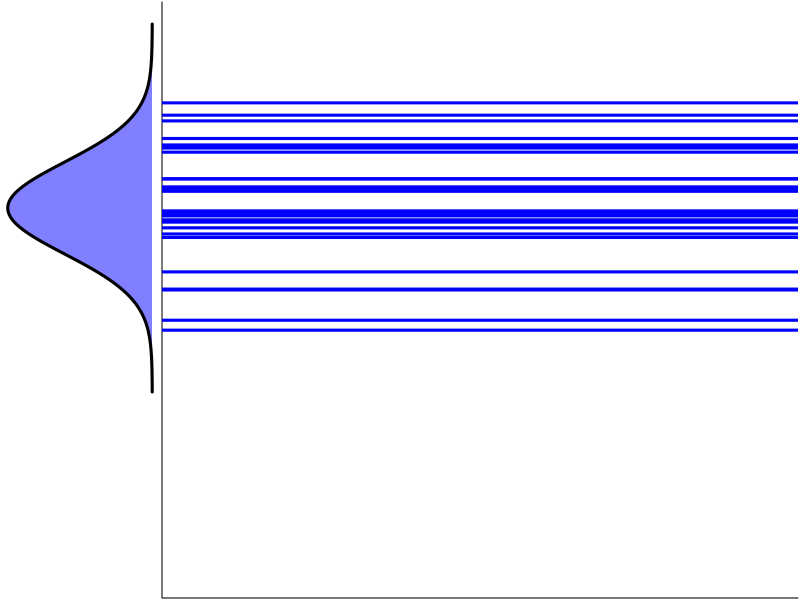
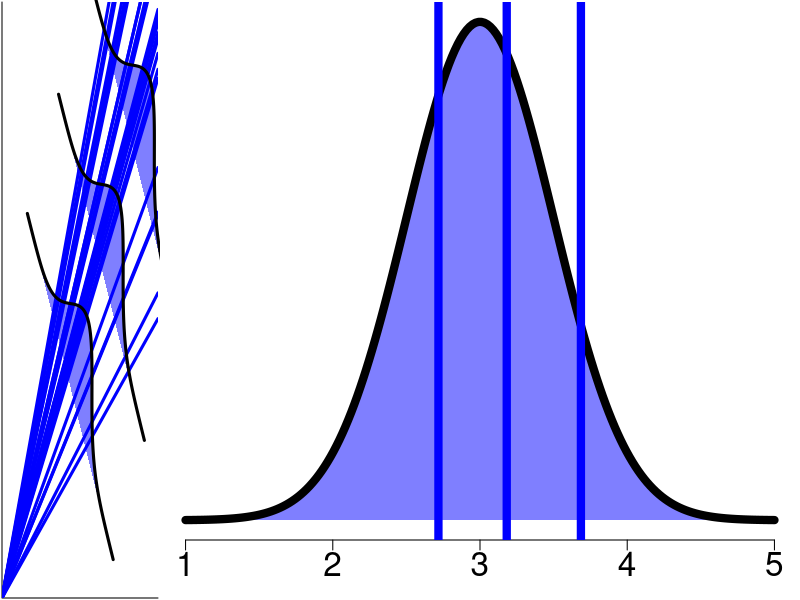
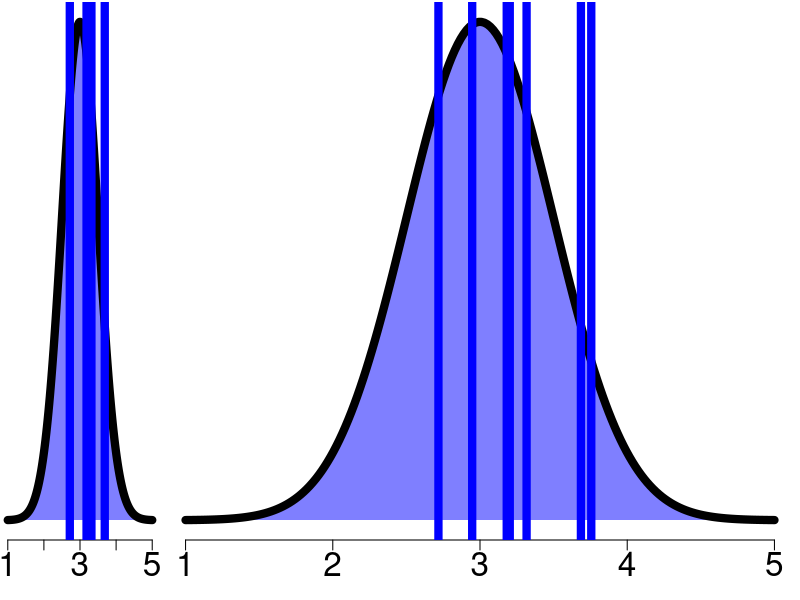
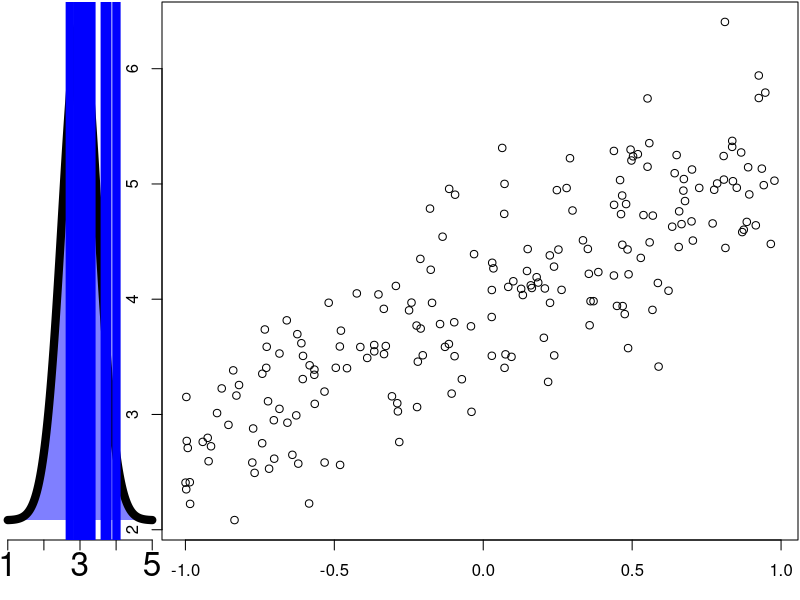
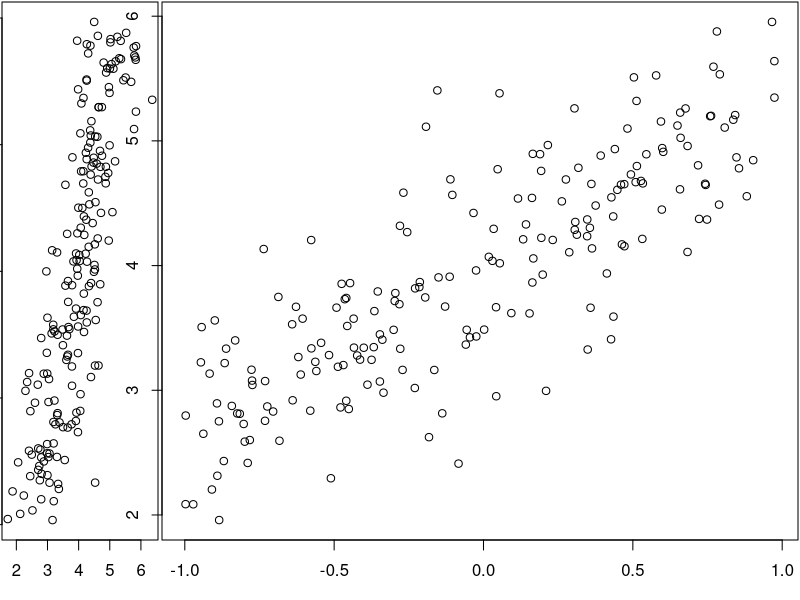

Source code (R) for these figures, in order:
## ---- chunk 1
zones=matrix(c(1,2), ncol=2, byrow=TRUE)
layout(zones, widths=c(1/5,4/5), heights=c(1/5,4/5))

val <- seq(-1, 3, length = 200)
marginal <- dnorm(val, mean = 1, sd = 0.5)

par(mar = c(0.1, 0.1, 0.1, 0.1))
plot(-marginal,val,
     type = "n",
     ylim = c(-3,3),
     axes = FALSE,
     xlab = "",
     ylab = "") 

polygon(x = c(-marginal,-marginal[1]),
        y = c(val, val[1]),
        col = rgb(0,0,1, 0.5),border = NA)

lines(-marginal,val, lwd = 3)

plot(0,0,
     type = "n",
     xlim = c(0,5),
     ylim = c(-3,3),
     bty="L",
     xaxt = "n",
     yaxt = "n",
     xlab = "",
     ylab = "",) 

set.seed(42)
abline(h = rnorm(30, mean = 1, sd = 0.5),
       lwd = 3,
       col = "blue")
## ---- chunk 2
plot(0,0,
     type = "n",
     xlim = c(0,5),
     ylim = c(0,5),
     bty="L",
     xaxt = "n",
     yaxt = "n",
     xlab = "",
     ylab = "",
     xaxs = "i",
     yaxs = "i") 

set.seed(42)
for(i in 1:30){
abline(a = 0, b = rnorm(1, mean = 1, sd = 0.2),
       lwd = 3,
       col = "blue")
}

marginalRot <- spdep::Rotation(cbind(-marginal,val), angle = 3.9)

par(xpd = TRUE)

polygon(x = c(marginalRot[,1] + 1.5,marginalRot[1,1] + 1.5),
        y = c(marginalRot[,2] + 2.5, marginalRot[1,2] + 2.5),
        col = rgb(0,0,1, 0.5),border = NA)

polygon(x = c(marginalRot[,1] + 2.5,marginalRot[1,1] + 2.5),
        y = c(marginalRot[,2] + 3.5, marginalRot[1,2] + 3.5),
        col = rgb(0,0,1, 0.5),border = NA)

polygon(x = c(marginalRot[,1] + 3.5,marginalRot[1,1] + 3.5),
        y = c(marginalRot[,2] + 4.5, marginalRot[1,2] + 4.5),
        col = rgb(0,0,1, 0.5),border = NA)

lines(marginalRot[,1]+1.5, marginalRot[,2] + 2.5, lwd = 3)
lines(marginalRot[,1]+2.5, marginalRot[,2] + 3.5, lwd = 3)
lines(marginalRot[,1]+3.5, marginalRot[,2] + 4.5, lwd = 3)
par(xpd = FALSE)
## ---- chunk 3
val <- seq(1, 5, length = 200)
marginal <- dnorm(val, mean = 3, sd = 0.5)

par(mar = c(3, 0.1, 0.1, 0.1))
plot(val, marginal,
     type = "n",
     yaxt = "n",
     xlab = "",
     ylab = "",
     frame.plot = FALSE,
     cex.axis = 2) 

polygon(x = c(val, val[1]),
        y = c(marginal,marginal[1]),
        col = rgb(0,0,1, 0.5),border = NA)

lines(val,marginal, lwd = 8)

set.seed(42)
sampl <- rnorm(3, mean = 3, sd = 0.5)
abline(v = sampl,
       lwd = 8,
       col = "blue")
## ---- chunk 4
val <- seq(1, 5, length = 200)
marginal <- dnorm(val, mean = 3, sd = 0.5)

par(mar = c(3, 0.1, 0.1, 0.1))
plot(val, marginal,
     type = "n",
     yaxt = "n",
     xlab = "",
     ylab = "",
     frame.plot = FALSE,
     cex.axis = 2) 

polygon(x = c(val, val[1]),
        y = c(marginal,marginal[1]),
        col = rgb(0,0,1, 0.5),border = NA)

lines(val,marginal, lwd = 8)

set.seed(42)
sampl <- rnorm(5, mean = 3, sd = 0.5)
abline(v = sampl,
       lwd = 8,
       col = "blue")
## ---- chunk 5
val <- seq(1, 5, length = 200)
marginal <- dnorm(val, mean = 3, sd = 0.5)

par(mar = c(3, 0.1, 0.1, 0.1))
plot(val, marginal,
     type = "n",
     yaxt = "n",
     xlab = "",
     ylab = "",
     frame.plot = FALSE,
     cex.axis = 2) 

polygon(x = c(val, val[1]),
        y = c(marginal,marginal[1]),
        col = rgb(0,0,1, 0.5),border = NA)

lines(val,marginal, lwd = 8)

set.seed(42)
sampl <- rnorm(7, mean = 3, sd = 0.5)
abline(v = sampl,
       lwd = 8,
       col = "blue")
## ---- chunk 6
val <- seq(1, 5, length = 200)
marginal <- dnorm(val, mean = 3, sd = 0.5)

par(mar = c(3, 0.1, 0.1, 0.1))
plot(val, marginal,
     type = "n",
     yaxt = "n",
     xlab = "",
     ylab = "",
     frame.plot = FALSE,
     cex.axis = 2) 

polygon(x = c(val, val[1]),
        y = c(marginal,marginal[1]),
        col = rgb(0,0,1, 0.5),border = NA)

lines(val,marginal, lwd = 8)

set.seed(42)
sampl <- rnorm(10, mean = 3, sd = 0.5)
abline(v = sampl,
       lwd = 8,
       col = "blue")
## ---- chunk 7
# Stuff
## ---- chunk 8
yintercept <- 4
slope <- 1.3
obs_error <- .5
x <- runif(200, min = -1, max = 1)
y_mean <- yintercept + slope * x
y_obs <- rnorm(200, mean = y_mean, sd = obs_error)
## ---- chunk 9
plot(y_obs ~ x)
## ---- chunk 10
#| output-location: column
yintercept <- 4
slope <- 1.3
obs_error <- .5
x <- runif(200, min = -1, max = 1)
y_mean <- yintercept + slope * x
y_obs <- rnorm(200, mean = y_mean, sd = obs_error)
plot(y_obs, x)
## ---- chunk 11
yintercept <- 4
slope <- 1.3
obs_error <- .5
x <- runif(200, min = -1, max = 1)
y_mean <- yintercept + slope * x
y_obs <- rnorm(200, mean = y_mean, sd = obs_error)
## ---- chunk 12
plot(y_obs ~ x)
